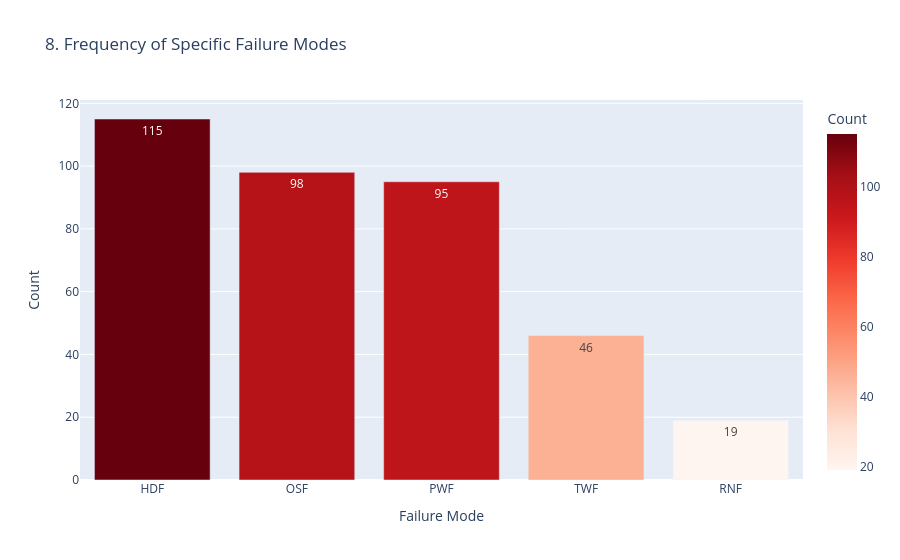

The notebook cell this image was saved under:
### Markdown cell above
#### 6.8 Frequency of Specific Failure Modes (USING PLOTLY)

### Code cell
# Reshape the data slightly to make a clean bar chart
failure_counts = df[['TWF', 'HDF', 'PWF', 'OSF', 'RNF']].sum().reset_index()
failure_counts.columns = ['Failure Mode', 'Count']
failure_counts = failure_counts.sort_values(by='Count', ascending=False)

fig8 = px.bar(failure_counts, x='Failure Mode', y='Count', 
              text_auto=True, color='Count', color_continuous_scale='Reds',
              title='8. Frequency of Specific Failure Modes')
fig8.show()

### Figure 1 — Plotly figure (JSON) as saved in the notebook; plotly's stock layout.template omitted (floating-point values rounded to 4 significant figures)
{"data": [{"alignmentgroup": "True", "hovertemplate": "Failure Mode=%{x}<br>Count=%{marker.color}<extra></extra>", "legendgroup": "", "marker": {"color": [115, 98, 95, 46, 19], "coloraxis": "coloraxis", "pattern": {"shape": ""}}, "name": "", "offsetgroup": "", "orientation": "v", "showlegend": false, "textposition": "auto", "texttemplate": "%{y}", "type": "bar", "x": ["HDF", "OSF", "PWF", "TWF", "RNF"], "xaxis": "x", "y": [115, 98, 95, 46, 19], "yaxis": "y"}], "layout": {"autosize": true, "barmode": "relative", "coloraxis": {"colorbar": {"title": {"text": "Count"}}, "colorscale": [[0, "rgb(255,245,240)"], [0.125, "rgb(254,224,210)"], [0.25, "rgb(252,187,161)"], [0.375, "rgb(252,146,114)"], [0.5, "rgb(251,106,74)"], [0.625, "rgb(239,59,44)"], [0.75, "rgb(203,24,29)"], [0.875, "rgb(165,15,21)"], [1, "rgb(103,0,13)"]]}, "legend": {"tracegroupgap": 0}, "title": {"text": "8. Frequency of Specific Failure Modes"}, "xaxis": {"anchor": "y", "autorange": true, "domain": [0, 1], "range": [-0.5, 4.5], "title": {"text": "Failure Mode"}, "type": "category"}, "yaxis": {"anchor": "x", "autorange": true, "domain": [0, 1], "range": [0, 121.1], "title": {"text": "Count"}, "type": "linear"}}}
